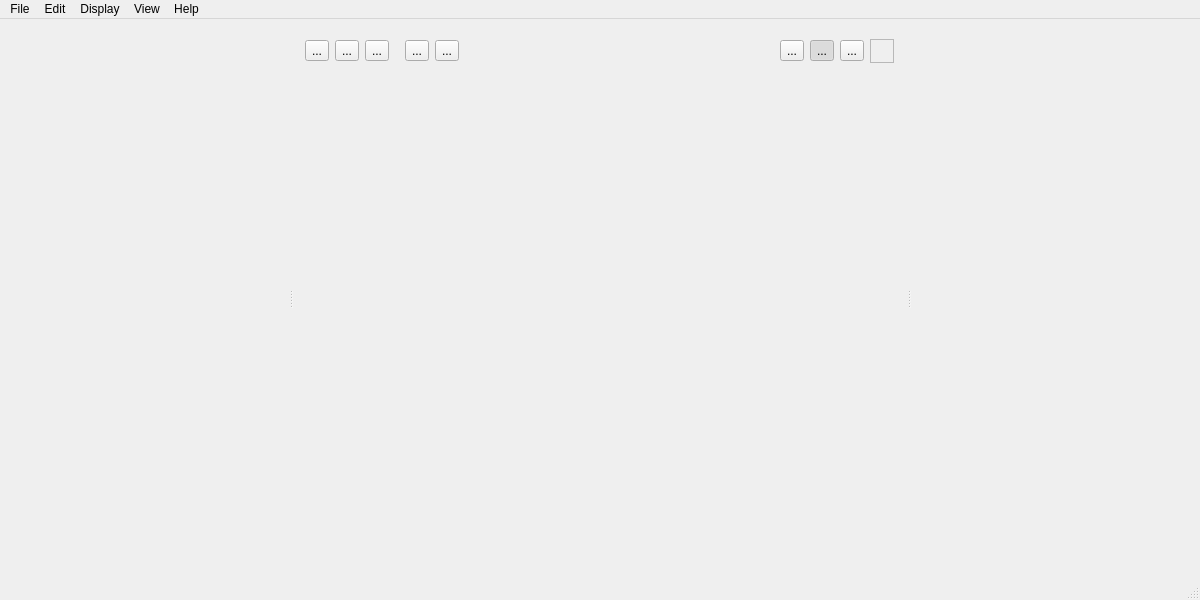
<?xml version="1.0" encoding="UTF-8"?>
<ui version="4.0">
 <class>Viewer</class>
 <widget class="QMainWindow" name="Viewer">
  <property name="geometry">
   <rect>
    <x>0</x>
    <y>0</y>
    <width>1200</width>
    <height>600</height>
   </rect>
  </property>
  <property name="minimumSize">
   <size>
    <width>1000</width>
    <height>600</height>
   </size>
  </property>
  <property name="windowTitle">
   <string>Stageviz</string>
  </property>
  <widget class="QWidget" name="centralwidget">
   <property name="focusPolicy">
    <enum>Qt::FocusPolicy::ClickFocus</enum>
   </property>
   <property name="styleSheet">
    <string notr="true"/>
   </property>
   <property name="MainWidget" stdset="0">
    <bool>true</bool>
   </property>
   <layout class="QHBoxLayout" name="verticalLayout">
    <property name="spacing">
     <number>2</number>
    </property>
    <property name="leftMargin">
     <number>0</number>
    </property>
    <property name="topMargin">
     <number>0</number>
    </property>
    <property name="rightMargin">
     <number>0</number>
    </property>
    <property name="bottomMargin">
     <number>0</number>
    </property>
    <item>
     <widget class="QWidget" name="widget_4" native="true">
      <layout class="QHBoxLayout" name="horizontalLayout">
       <item>
        <widget class="QSplitter" name="splitter">
         <property name="orientation">
          <enum>Qt::Orientation::Horizontal</enum>
         </property>
         <widget class="QWidget" name="outlinerWidget" native="true">
          <property name="sizePolicy">
           <sizepolicy hsizetype="Minimum" vsizetype="Preferred">
            <horstretch>0</horstretch>
            <verstretch>0</verstretch>
           </sizepolicy>
          </property>
          <property name="minimumSize">
           <size>
            <width>280</width>
            <height>0</height>
           </size>
          </property>
          <property name="maximumSize">
           <size>
            <width>16777215</width>
            <height>16777215</height>
           </size>
          </property>
          <property name="DockWidget" stdset="0">
           <bool>true</bool>
          </property>
         </widget>
         <widget class="QWidget" name="renderWidget" native="true">
          <property name="sizePolicy">
           <sizepolicy hsizetype="Expanding" vsizetype="Preferred">
            <horstretch>1</horstretch>
            <verstretch>0</verstretch>
           </sizepolicy>
          </property>
          <property name="styleSheet">
           <string notr="true"/>
          </property>
          <layout class="QVBoxLayout" name="verticalLayout_3">
           <property name="spacing">
            <number>0</number>
           </property>
           <property name="leftMargin">
            <number>4</number>
           </property>
           <property name="topMargin">
            <number>0</number>
           </property>
           <property name="rightMargin">
            <number>4</number>
           </property>
           <property name="bottomMargin">
            <number>0</number>
           </property>
           <item>
            <widget class="QWidget" name="widget_5" native="true">
             <property name="sizePolicy">
              <sizepolicy hsizetype="Expanding" vsizetype="Fixed">
               <horstretch>0</horstretch>
               <verstretch>0</verstretch>
              </sizepolicy>
             </property>
             <property name="minimumSize">
              <size>
               <width>0</width>
               <height>50</height>
              </size>
             </property>
             <property name="maximumSize">
              <size>
               <width>16777215</width>
               <height>50</height>
              </size>
             </property>
             <property name="styleSheet">
              <string notr="true"/>
             </property>
             <layout class="QHBoxLayout" name="horizontalLayout_4">
              <property name="leftMargin">
               <number>8</number>
              </property>
              <property name="topMargin">
               <number>4</number>
              </property>
              <property name="bottomMargin">
               <number>8</number>
              </property>
              <item>
               <widget class="QToolButton" name="open">
                <property name="text">
                 <string>...</string>
                </property>
                <property name="iconSize">
                 <size>
                  <width>24</width>
                  <height>24</height>
                 </size>
                </property>
               </widget>
              </item>
              <item>
               <widget class="QToolButton" name="exportAll">
                <property name="text">
                 <string>...</string>
                </property>
                <property name="iconSize">
                 <size>
                  <width>24</width>
                  <height>24</height>
                 </size>
                </property>
               </widget>
              </item>
              <item>
               <widget class="QToolButton" name="exportImage">
                <property name="text">
                 <string>...</string>
                </property>
                <property name="iconSize">
                 <size>
                  <width>24</width>
                  <height>24</height>
                 </size>
                </property>
               </widget>
              </item>
              <item>
               <spacer name="horizontalSpacer_3">
                <property name="orientation">
                 <enum>Qt::Orientation::Horizontal</enum>
                </property>
                <property name="sizeType">
                 <enum>QSizePolicy::Policy::Fixed</enum>
                </property>
                <property name="sizeHint" stdset="0">
                 <size>
                  <width>10</width>
                  <height>20</height>
                 </size>
                </property>
               </spacer>
              </item>
              <item>
               <widget class="QToolButton" name="undo">
                <property name="text">
                 <string>...</string>
                </property>
                <property name="iconSize">
                 <size>
                  <width>24</width>
                  <height>24</height>
                 </size>
                </property>
               </widget>
              </item>
              <item>
               <widget class="QToolButton" name="redo">
                <property name="text">
                 <string>...</string>
                </property>
                <property name="iconSize">
                 <size>
                  <width>24</width>
                  <height>24</height>
                 </size>
                </property>
               </widget>
              </item>
              <item>
               <spacer name="horizontalSpacer_4">
                <property name="orientation">
                 <enum>Qt::Orientation::Horizontal</enum>
                </property>
                <property name="sizeHint" stdset="0">
                 <size>
                  <width>40</width>
                  <height>20</height>
                 </size>
                </property>
               </spacer>
              </item>
              <item>
               <widget class="QToolButton" name="frameAll">
                <property name="text">
                 <string>...</string>
                </property>
                <property name="iconSize">
                 <size>
                  <width>24</width>
                  <height>24</height>
                 </size>
                </property>
               </widget>
              </item>
              <item>
               <widget class="QToolButton" name="shaded">
                <property name="text">
                 <string>...</string>
                </property>
                <property name="iconSize">
                 <size>
                  <width>24</width>
                  <height>24</height>
                 </size>
                </property>
                <property name="checkable">
                 <bool>true</bool>
                </property>
                <property name="checked">
                 <bool>true</bool>
                </property>
               </widget>
              </item>
              <item>
               <widget class="QToolButton" name="wireframe">
                <property name="text">
                 <string>...</string>
                </property>
                <property name="iconSize">
                 <size>
                  <width>24</width>
                  <height>24</height>
                 </size>
                </property>
                <property name="checkable">
                 <bool>true</bool>
                </property>
               </widget>
              </item>
              <item>
               <widget class="QFrame" name="backgroundColor">
                <property name="sizePolicy">
                 <sizepolicy hsizetype="Fixed" vsizetype="Fixed">
                  <horstretch>0</horstretch>
                  <verstretch>0</verstretch>
                 </sizepolicy>
                </property>
                <property name="minimumSize">
                 <size>
                  <width>24</width>
                  <height>24</height>
                 </size>
                </property>
                <property name="styleSheet">
                 <string notr="true"/>
                </property>
                <property name="frameShape">
                 <enum>QFrame::Shape::StyledPanel</enum>
                </property>
                <property name="frameShadow">
                 <enum>QFrame::Shadow::Raised</enum>
                </property>
               </widget>
              </item>
             </layout>
            </widget>
           </item>
           <item>
            <layout class="QHBoxLayout" name="horizontalLayout_5">
             <property name="spacing">
              <number>0</number>
             </property>
             <property name="leftMargin">
              <number>0</number>
             </property>
             <property name="topMargin">
              <number>0</number>
             </property>
             <property name="rightMargin">
              <number>0</number>
             </property>
             <property name="bottomMargin">
              <number>0</number>
             </property>
             <item>
              <widget class="stageviz::RenderView" name="renderView" native="true">
               <property name="sizePolicy">
                <sizepolicy hsizetype="Expanding" vsizetype="Expanding">
                 <horstretch>0</horstretch>
                 <verstretch>0</verstretch>
                </sizepolicy>
               </property>
              </widget>
             </item>
            </layout>
           </item>
          </layout>
         </widget>
         <widget class="QWidget" name="progressWidget" native="true">
          <property name="sizePolicy">
           <sizepolicy hsizetype="Minimum" vsizetype="Preferred">
            <horstretch>0</horstretch>
            <verstretch>0</verstretch>
           </sizepolicy>
          </property>
          <property name="minimumSize">
           <size>
            <width>280</width>
            <height>0</height>
           </size>
          </property>
          <property name="maximumSize">
           <size>
            <width>16777215</width>
            <height>16777215</height>
           </size>
          </property>
          <property name="DockWidget" stdset="0">
           <bool>true</bool>
          </property>
         </widget>
        </widget>
       </item>
      </layout>
     </widget>
    </item>
   </layout>
  </widget>
  <widget class="QStatusBar" name="statusbar">
   <property name="font">
    <font>
     <pointsize>11</pointsize>
    </font>
   </property>
  </widget>
  <widget class="QMenuBar" name="menubar">
   <property name="geometry">
    <rect>
     <x>0</x>
     <y>0</y>
     <width>1200</width>
     <height>33</height>
    </rect>
   </property>
   <widget class="QMenu" name="menuDisplay">
    <property name="title">
     <string>Display</string>
    </property>
    <widget class="QMenu" name="displayRender">
     <property name="title">
      <string>Render</string>
     </property>
     <addaction name="displayRenderShaded"/>
     <addaction name="displayRenderWireframe"/>
    </widget>
    <addaction name="displayIsolate"/>
    <addaction name="separator"/>
    <addaction name="displayRender"/>
    <addaction name="separator"/>
    <addaction name="displayCameraLight"/>
    <addaction name="displaySceneLights"/>
    <addaction name="displaySceneShaders"/>
    <addaction name="separator"/>
    <addaction name="displayFrameAll"/>
    <addaction name="displayFrameSelected"/>
    <addaction name="displayResetView"/>
    <addaction name="separator"/>
    <addaction name="displayExpand"/>
    <addaction name="displayCollapse"/>
    <addaction name="separator"/>
   </widget>
   <widget class="QMenu" name="menuFile">
    <property name="title">
     <string>File</string>
    </property>
    <widget class="QMenu" name="filePolicy">
     <property name="title">
      <string>Policy</string>
     </property>
     <addaction name="policyAll"/>
     <addaction name="policyPayload"/>
    </widget>
    <widget class="QMenu" name="fileRecent">
     <property name="title">
      <string>Recent</string>
     </property>
     <addaction name="actionClear"/>
    </widget>
    <addaction name="fileNew"/>
    <addaction name="fileOpen"/>
    <addaction name="fileMerge"/>
    <addaction name="filePolicy"/>
    <addaction name="fileRecent"/>
    <addaction name="separator"/>
    <addaction name="fileSave"/>
    <addaction name="fileSaveAs"/>
    <addaction name="fileSaveCopy"/>
    <addaction name="separator"/>
    <addaction name="fileReload"/>
    <addaction name="fileClose"/>
    <addaction name="separator"/>
    <addaction name="fileExportAll"/>
    <addaction name="fileExportSelected"/>
    <addaction name="separator"/>
    <addaction name="fileExportImage"/>
    <addaction name="separator"/>
    <addaction name="fileSaveSettings"/>
    <addaction name="separator"/>
    <addaction name="fileExit"/>
   </widget>
   <widget class="QMenu" name="menuHelp">
    <property name="title">
     <string>Help</string>
    </property>
    <addaction name="helpAbout"/>
    <addaction name="helpCheckUpdates"/>
    <addaction name="separator"/>
    <addaction name="helpGithubReadme"/>
    <addaction name="helpGithubIssues"/>
    <addaction name="separator"/>
   </widget>
   <widget class="QMenu" name="menuEdit">
    <property name="title">
     <string>Edit</string>
    </property>
    <widget class="QMenu" name="editShow">
     <property name="title">
      <string>Show</string>
     </property>
     <addaction name="editShowSelected"/>
     <addaction name="editShowRecursive"/>
    </widget>
    <widget class="QMenu" name="editHide">
     <property name="title">
      <string>Hide</string>
     </property>
     <addaction name="editHideSelected"/>
     <addaction name="editHideRecursive"/>
    </widget>
    <widget class="QMenu" name="menu">
     <property name="title">
      <string>Stage up</string>
     </property>
     <addaction name="editStageUpY"/>
     <addaction name="editStageUpZ"/>
    </widget>
    <widget class="QMenu" name="menuPayloads">
     <property name="title">
      <string>Payload</string>
     </property>
     <addaction name="editPayloadLoad"/>
     <addaction name="editPayloadUnload"/>
     <addaction name="separator"/>
     <addaction name="editPayloadInvertSelected"/>
    </widget>
    <widget class="QMenu" name="menu_2">
     <property name="title">
      <string>Select visible</string>
     </property>
     <addaction name="editSelectVisibleCapture"/>
     <addaction name="separator"/>
     <addaction name="editSelectVisibleSelect"/>
     <addaction name="editSelectVisibleClear"/>
    </widget>
    <addaction name="editUndo"/>
    <addaction name="editRedo"/>
    <addaction name="separator"/>
    <addaction name="editClear"/>
    <addaction name="separator"/>
    <addaction name="editCopyImage"/>
    <addaction name="separator"/>
    <addaction name="editSelectAll"/>
    <addaction name="editSelectInvert"/>
    <addaction name="menu_2"/>
    <addaction name="separator"/>
    <addaction name="editShow"/>
    <addaction name="editHide"/>
    <addaction name="separator"/>
    <addaction name="menu"/>
    <addaction name="separator"/>
    <addaction name="menuPayloads"/>
    <addaction name="separator"/>
    <addaction name="editDeleteSelected"/>
   </widget>
   <widget class="QMenu" name="menuView">
    <property name="title">
     <string>View</string>
    </property>
    <widget class="QMenu" name="menu_3">
     <property name="title">
      <string>Head-up display</string>
     </property>
     <addaction name="hudSceneStats"/>
     <addaction name="hudPerformanceStats"/>
     <addaction name="hudCameraAxis"/>
    </widget>
    <addaction name="separator"/>
    <addaction name="menu_3"/>
    <addaction name="separator"/>
    <addaction name="viewOutliner"/>
    <addaction name="viewProgress"/>
    <addaction name="separator"/>
    <addaction name="viewPython"/>
    <addaction name="separator"/>
    <addaction name="viewConsole"/>
    <addaction name="separator"/>
   </widget>
   <addaction name="menuFile"/>
   <addaction name="menuEdit"/>
   <addaction name="menuDisplay"/>
   <addaction name="menuView"/>
   <addaction name="menuHelp"/>
  </widget>
  <action name="displayFrameAll">
   <property name="text">
    <string>Frame all</string>
   </property>
   <property name="shortcut">
    <string>A</string>
   </property>
  </action>
  <action name="displayResetView">
   <property name="text">
    <string>Reset view</string>
   </property>
   <property name="shortcut">
    <string>V</string>
   </property>
  </action>
  <action name="displayFrameSelected">
   <property name="text">
    <string>Frame selected</string>
   </property>
   <property name="shortcut">
    <string>F</string>
   </property>
  </action>
  <action name="fileOpen">
   <property name="text">
    <string>Open</string>
   </property>
   <property name="shortcut">
    <string>Ctrl+O</string>
   </property>
  </action>
  <action name="fileExportSelected">
   <property name="text">
    <string>Export selected ...</string>
   </property>
   <property name="shortcut">
    <string>Ctrl+Shift+E</string>
   </property>
  </action>
  <action name="fileExportImage">
   <property name="text">
    <string>Export image ...</string>
   </property>
   <property name="shortcut">
    <string>Ctrl+I</string>
   </property>
  </action>
  <action name="helpGithubReadme">
   <property name="text">
    <string>Open Github README</string>
   </property>
  </action>
  <action name="helpGithubIssues">
   <property name="text">
    <string>Open Github Issues</string>
   </property>
  </action>
  <action name="helpAbout">
   <property name="text">
    <string>About</string>
   </property>
  </action>
  <action name="editCopyImage">
   <property name="text">
    <string>Copy image ...</string>
   </property>
   <property name="font">
    <font/>
   </property>
   <property name="shortcut">
    <string>Ctrl+C</string>
   </property>
  </action>
  <action name="fileExportAll">
   <property name="text">
    <string>Export ...</string>
   </property>
   <property name="shortcut">
    <string>Ctrl+E</string>
   </property>
  </action>
  <action name="asComplexityLow">
   <property name="checkable">
    <bool>true</bool>
   </property>
   <property name="checked">
    <bool>true</bool>
   </property>
   <property name="text">
    <string>Low</string>
   </property>
  </action>
  <action name="asComplexityMedium">
   <property name="checkable">
    <bool>true</bool>
   </property>
   <property name="text">
    <string>Medium</string>
   </property>
  </action>
  <action name="asComplexityHigh">
   <property name="checkable">
    <bool>true</bool>
   </property>
   <property name="text">
    <string>High</string>
   </property>
  </action>
  <action name="asComplexityVeryHigh">
   <property name="checkable">
    <bool>true</bool>
   </property>
   <property name="text">
    <string>Very high</string>
   </property>
  </action>
  <action name="editDeleteSelected">
   <property name="text">
    <string>Delete</string>
   </property>
   <property name="shortcut">
    <string>Del</string>
   </property>
  </action>
  <action name="displayExpand">
   <property name="text">
    <string>Expand</string>
   </property>
   <property name="shortcut">
    <string>E</string>
   </property>
  </action>
  <action name="displayCollapse">
   <property name="text">
    <string>Collapse</string>
   </property>
   <property name="shortcut">
    <string>C</string>
   </property>
  </action>
  <action name="themeLight">
   <property name="checkable">
    <bool>true</bool>
   </property>
   <property name="text">
    <string>Light</string>
   </property>
  </action>
  <action name="themeDark">
   <property name="checkable">
    <bool>true</bool>
   </property>
   <property name="checked">
    <bool>true</bool>
   </property>
   <property name="text">
    <string>Dark</string>
   </property>
  </action>
  <action name="fileReload">
   <property name="text">
    <string>Reload</string>
   </property>
   <property name="shortcut">
    <string>R</string>
   </property>
  </action>
  <action name="viewOutliner">
   <property name="checkable">
    <bool>true</bool>
   </property>
   <property name="checked">
    <bool>true</bool>
   </property>
   <property name="text">
    <string>Outliner</string>
   </property>
   <property name="shortcut">
    <string>O</string>
   </property>
  </action>
  <action name="policyAll">
   <property name="checkable">
    <bool>true</bool>
   </property>
   <property name="checked">
    <bool>true</bool>
   </property>
   <property name="text">
    <string>All</string>
   </property>
   <property name="shortcut">
    <string>Alt+A</string>
   </property>
  </action>
  <action name="policyPayload">
   <property name="checkable">
    <bool>true</bool>
   </property>
   <property name="checked">
    <bool>false</bool>
   </property>
   <property name="text">
    <string>Payload</string>
   </property>
   <property name="shortcut">
    <string>Alt+P</string>
   </property>
  </action>
  <action name="fileClose">
   <property name="text">
    <string>Close</string>
   </property>
  </action>
  <action name="viewProgress">
   <property name="checkable">
    <bool>true</bool>
   </property>
   <property name="checked">
    <bool>true</bool>
   </property>
   <property name="text">
    <string>Progress</string>
   </property>
   <property name="shortcut">
    <string>P</string>
   </property>
  </action>
  <action name="editShowSelected">
   <property name="text">
    <string>Selected</string>
   </property>
   <property name="shortcut">
    <string>Alt+S</string>
   </property>
  </action>
  <action name="editShowRecursive">
   <property name="text">
    <string>Recursive</string>
   </property>
   <property name="shortcut">
    <string>Shift+S</string>
   </property>
  </action>
  <action name="editHideSelected">
   <property name="text">
    <string>Selected</string>
   </property>
   <property name="shortcut">
    <string>H</string>
   </property>
  </action>
  <action name="editHideRecursive">
   <property name="text">
    <string>Recursive</string>
   </property>
   <property name="shortcut">
    <string>Alt+Shift+S</string>
   </property>
  </action>
  <action name="displayIsolate">
   <property name="checkable">
    <bool>true</bool>
   </property>
   <property name="checked">
    <bool>false</bool>
   </property>
   <property name="text">
    <string>Isolate</string>
   </property>
   <property name="shortcut">
    <string>I</string>
   </property>
  </action>
  <action name="actionClear">
   <property name="text">
    <string>No recent files</string>
   </property>
  </action>
  <action name="fileSave">
   <property name="text">
    <string>Save</string>
   </property>
   <property name="shortcut">
    <string>Ctrl+S</string>
   </property>
  </action>
  <action name="fileSaveCopy">
   <property name="text">
    <string>Save copy ...</string>
   </property>
   <property name="shortcut">
    <string>Ctrl+Alt+S</string>
   </property>
  </action>
  <action name="fileSaveAs">
   <property name="text">
    <string>Save as ...</string>
   </property>
  </action>
  <action name="editUndo">
   <property name="enabled">
    <bool>false</bool>
   </property>
   <property name="text">
    <string>Undo</string>
   </property>
   <property name="shortcut">
    <string>Ctrl+Z</string>
   </property>
  </action>
  <action name="editRedo">
   <property name="enabled">
    <bool>false</bool>
   </property>
   <property name="text">
    <string>Redo</string>
   </property>
   <property name="shortcut">
    <string>Ctrl+Shift+Z</string>
   </property>
  </action>
  <action name="fileSaveSettings">
   <property name="text">
    <string>Save settings</string>
   </property>
  </action>
  <action name="fileExit">
   <property name="text">
    <string>Exit</string>
   </property>
  </action>
  <action name="viewPython">
   <property name="checkable">
    <bool>true</bool>
   </property>
   <property name="checked">
    <bool>false</bool>
   </property>
   <property name="text">
    <string>Python editor</string>
   </property>
  </action>
  <action name="displayCameraLight">
   <property name="checkable">
    <bool>true</bool>
   </property>
   <property name="checked">
    <bool>true</bool>
   </property>
   <property name="text">
    <string>Default light</string>
   </property>
  </action>
  <action name="displaySceneLights">
   <property name="checkable">
    <bool>true</bool>
   </property>
   <property name="checked">
    <bool>true</bool>
   </property>
   <property name="text">
    <string>Scene lights</string>
   </property>
  </action>
  <action name="displayRenderShaded">
   <property name="checkable">
    <bool>true</bool>
   </property>
   <property name="checked">
    <bool>true</bool>
   </property>
   <property name="text">
    <string>Shaded</string>
   </property>
   <property name="shortcut">
    <string>S</string>
   </property>
  </action>
  <action name="displayRenderWireframe">
   <property name="checkable">
    <bool>true</bool>
   </property>
   <property name="text">
    <string>Wireframe</string>
   </property>
   <property name="shortcut">
    <string>W</string>
   </property>
  </action>
  <action name="displaySceneShaders">
   <property name="checkable">
    <bool>true</bool>
   </property>
   <property name="text">
    <string>Scene shaders</string>
   </property>
  </action>
  <action name="actionGPU_Statistics">
   <property name="text">
    <string>GPU Statistics</string>
   </property>
  </action>
  <action name="hudSceneStats">
   <property name="checkable">
    <bool>true</bool>
   </property>
   <property name="checked">
    <bool>true</bool>
   </property>
   <property name="text">
    <string>Scene tree</string>
   </property>
   <property name="shortcut">
    <string>Space</string>
   </property>
  </action>
  <action name="hudPerformanceStats">
   <property name="checkable">
    <bool>true</bool>
   </property>
   <property name="text">
    <string>GPU performance</string>
   </property>
   <property name="shortcut">
    <string>Shift+Space</string>
   </property>
  </action>
  <action name="hudCameraAxis">
   <property name="checkable">
    <bool>true</bool>
   </property>
   <property name="checked">
    <bool>true</bool>
   </property>
   <property name="text">
    <string>Camera axis</string>
   </property>
   <property name="shortcut">
    <string>Alt+Space</string>
   </property>
  </action>
  <action name="editClear">
   <property name="enabled">
    <bool>false</bool>
   </property>
   <property name="text">
    <string>Clear history</string>
   </property>
  </action>
  <action name="fileNew">
   <property name="text">
    <string>New</string>
   </property>
   <property name="shortcut">
    <string>Ctrl+N</string>
   </property>
  </action>
  <action name="editStageUpY">
   <property name="checkable">
    <bool>true</bool>
   </property>
   <property name="text">
    <string>Y</string>
   </property>
   <property name="shortcut">
    <string>Y</string>
   </property>
  </action>
  <action name="editStageUpZ">
   <property name="text">
    <string>Z</string>
   </property>
   <property name="shortcut">
    <string>Z</string>
   </property>
  </action>
  <action name="fileExportFlatten">
   <property name="text">
    <string>Export flatten ...</string>
   </property>
  </action>
  <action name="editSelectInvert">
   <property name="text">
    <string>Select invert</string>
   </property>
   <property name="shortcut">
    <string>Ctrl+I</string>
   </property>
  </action>
  <action name="fileMerge">
   <property name="text">
    <string>Merge</string>
   </property>
  </action>
  <action name="editSelectAll">
   <property name="text">
    <string>Select all</string>
   </property>
   <property name="shortcut">
    <string>Ctrl+A</string>
   </property>
  </action>
  <action name="editPayloadLoad">
   <property name="text">
    <string>Load</string>
   </property>
   <property name="shortcut">
    <string>Alt+L</string>
   </property>
  </action>
  <action name="editPayloadUnload">
   <property name="text">
    <string>Unload</string>
   </property>
   <property name="shortcut">
    <string>Alt+U</string>
   </property>
  </action>
  <action name="editPayloadInvertSelected">
   <property name="text">
    <string>Invert selected</string>
   </property>
   <property name="shortcut">
    <string>Alt+I</string>
   </property>
  </action>
  <action name="editSelectVisibleCapture">
   <property name="text">
    <string>Capture view</string>
   </property>
   <property name="shortcut">
    <string>Alt+C</string>
   </property>
  </action>
  <action name="editSelectVisibleSelect">
   <property name="text">
    <string>Select</string>
   </property>
   <property name="shortcut">
    <string>Meta+Ctrl+S</string>
   </property>
  </action>
  <action name="editSelectVisibleClear">
   <property name="text">
    <string>Clear</string>
   </property>
   <property name="shortcut">
    <string>Meta+Ctrl+C</string>
   </property>
  </action>
  <action name="viewConsole">
   <property name="checkable">
    <bool>true</bool>
   </property>
   <property name="text">
    <string>Console</string>
   </property>
  </action>
  <action name="helpCheckUpdates">
   <property name="text">
    <string>Check for updates ...</string>
   </property>
  </action>
 </widget>
 <customwidgets>
  <customwidget>
   <class>stageviz::RenderView</class>
   <extends>QWidget</extends>
   <header>../../../sources/renderview.h</header>
  </customwidget>
 </customwidgets>
 <resources>
  <include location="viewer.qrc"/>
 </resources>
 <connections/>
</ui>
